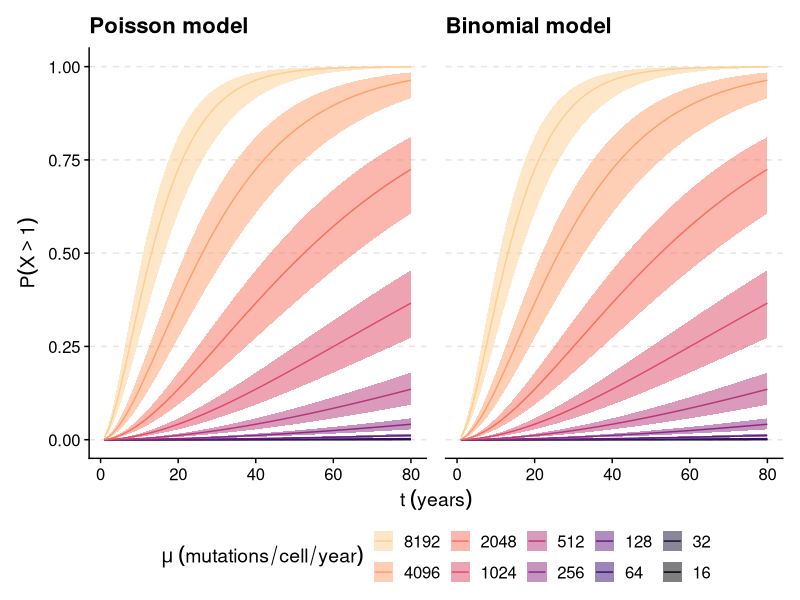

Generate this figure with R:
## ---- chunk 1
library(tidyverse)
library(pbapply)
library(patchwork)
library(cowplot)
library(viridis)
## ---- chunk 2
hsc_pop <- c(80000,100000,120000) 
ages <- seq(1,80,1)
annual_rates <- 2^seq(4,13) 
diploid_genome_size <- 6.4e9
## ---- chunk 3
## Poisson model
p.df <- pblapply(hsc_pop, function(x) {
  lapply(annual_rates, function(y) {
    df <- ppois(q = 1,
                lambda = ((y / diploid_genome_size) * x * ages), 
                lower.tail = F) %>% 
      as.data.frame() %>%
      rownames_to_column(var="age") %>%
      mutate(age = as.numeric(age)) %>%
      rename("p" = ".") # set the prob column name to p and convert rowname to age column
    
    df$N <- x # set HSC population size for df
    df$annual_muts <- as.factor(y) # set annual mutation rate for df
    df <- df %>% select(age, N, annual_muts, p)
    return(df)
  })
}) %>% 
  bind_rows() %>% 
  tibble()

## Binomial model
b.df <- pblapply(hsc_pop, function(x) {
  lapply(annual_rates, function(y) {
    df <- pbinom(q = 1,
                 prob = ((y / diploid_genome_size) * ages),
                 size = x,
                 lower.tail = F) %>% 
      as.data.frame() %>%
      rownames_to_column(var = "age") %>%
      mutate(age = as.numeric(age)) %>%
      rename("p" = ".")
    
    df$N <- x
    df$annual_muts <- as.factor(y)
    df<-df %>% select(age, N, annual_muts, p)
    return(df)
  })
}) %>% 
  bind_rows() %>% 
  tibble()
## ---- chunk 4
a <- p.df %>% 
  mutate(N = factor(N,levels=c(80000,100000,120000))) %>%
  pivot_wider(names_from = N,values_from = p) %>%
  ggplot(aes(x=age,fill=annual_muts)) +
  geom_hline(yintercept=seq(0,1,0.25),linetype=2,linewidth=0.5,color="gray90") +
  geom_ribbon(aes(ymin=`80000`,ymax=`120000`),alpha = 0.5) +
  geom_line(aes(y=`1e+05`,color=annual_muts)) +
  scale_fill_viridis(discrete=T,option="A",end = 0.9,guide=guide_legend(reverse = T)) +
  scale_color_viridis(discrete=T,option='A',end = 0.9,guide=guide_legend(reverse = T)) +
  theme_cowplot() +
  theme(legend.position = c(0.01,0.99),
        legend.justification = c(0,1),
        legend.background = element_rect(fill="white"),
        legend.title = element_text(face="italic"),
        axis.title = element_text(face="italic")) +
  labs(x=expression(t~(years)),
       y=expression(P(X>1)),
       color=expression(mu~(mutations/cell/year)),
       fill=expression(mu~(mutations/cell/year)),
       title = "Poisson model")

b <- b.df %>% 
  mutate(N = factor(N,levels=c(80000,100000,120000))) %>%
  pivot_wider(names_from = N,values_from = p) %>%
  ggplot(aes(x=age,fill=annual_muts)) +
  geom_hline(yintercept=seq(0,1,0.25),linetype=2,linewidth=0.5,color="gray90") +
  geom_ribbon(aes(ymin=`80000`,ymax=`120000`),alpha = 0.5) +
  geom_line(aes(y=`1e+05`,color=annual_muts)) +
  scale_fill_viridis(discrete=T,option="A",end = 0.9,guide=guide_legend(reverse = T)) +
  scale_color_viridis(discrete=T,option='A',end = 0.9,guide=guide_legend(reverse = T)) +
  theme_cowplot() +
  theme(legend.position = c(0.01,0.99),
        legend.justification = c(0,1),
        legend.background = element_rect(fill="white"),
        legend.title = element_text(face="italic"),
        axis.title = element_text(face="italic")) +
  labs(x=expression(t~(years)),
       y=expression(P(X>1)),
       color=expression(mu~(mutations/cell/year)),
       fill=expression(mu~(mutations/cell/year)),
       title = "Binomial model")

(a | b) + patchwork::plot_layout(guides = "collect", axes = "collect") & theme(legend.position = "bottom")
